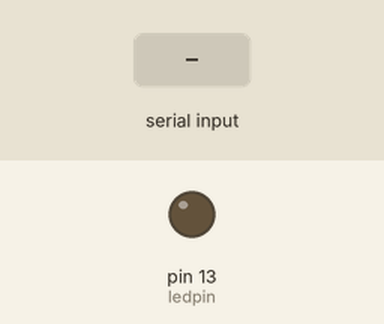
Bench run of a sketch on a simulated Arduino Uno, built with avr-gcc and run on an emulated ATmega328P. Parts: output pins drawn as LEDs (lit = HIGH). The inputs (shaded band) are chosen by the test bench.

Above: at 1.2 s.
1.3 s: "H" received over Serial
At 2.5 s:
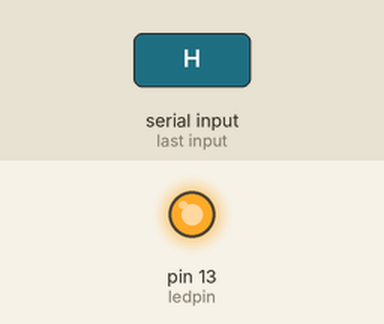
2.8 s: "L" received over Serial
At 3.7 s:
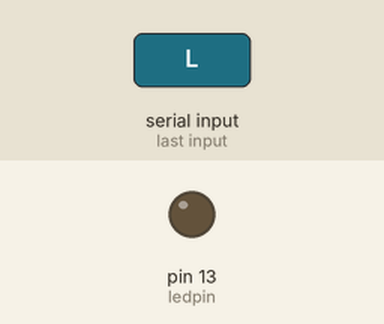
Timing chart, 0 to 5.8 s (numbered marks = the images above; inputs shaded):
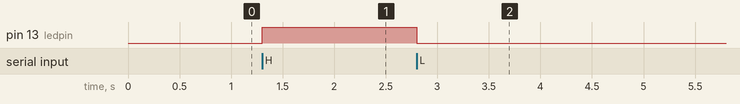

Measured:
- after the input at 1.3 s, pin 13 (ledpin): LOW → HIGH at once
- after the input at 2.8 s, pin 13 (ledpin): HIGH → LOW at once

The sketch:

tromme2.ino
```cpp
const int PINPHOTORESISTOR = A0;
const int ledpin = 13;
int value;
int incomingByte;

void setup(){
  pinMode(ledpin, OUTPUT);
  Serial.begin(9600);
}
void loop(){
 if (Serial.available() > 0) {
    // read the oldest byte in the serial buffer:
    incomingByte = Serial.read();
    // if it's a capital H (ASCII 72), turn on the LED:
    if (incomingByte == 'H') {
      digitalWrite(ledpin, HIGH);
    }
    // if it's an L (ASCII 76) turn off the LED:
    if (incomingByte == 'L') {
      digitalWrite(ledpin, LOW);
    }
 }
}
```
